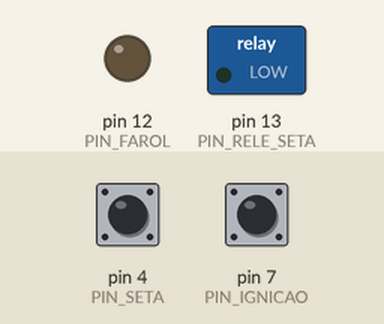
This program was run on a simulated Arduino Uno, built with avr-gcc and run on an emulated ATmega328P. On the bench: switched loads named in the program (green lamp = pin HIGH), output pins drawn as LEDs (lit = HIGH). The test bench sets the inputs (shaded band); at power-on: pin 4 (PIN_SETA) HIGH, pin 7 (PIN_IGNICAO) HIGH.

Above: at 1.2 s.
1.3 s: pin 4 (PIN_SETA) pulled LOW for 0.15 s
At 3.2 s:
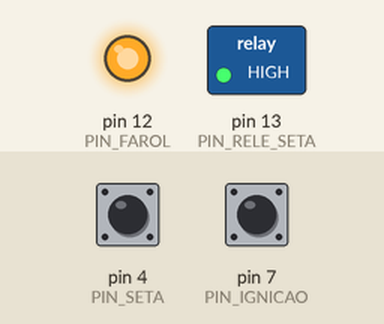
4.4 s: pin 4 (PIN_SETA) pulled LOW for 1 s
At 8.2 s:
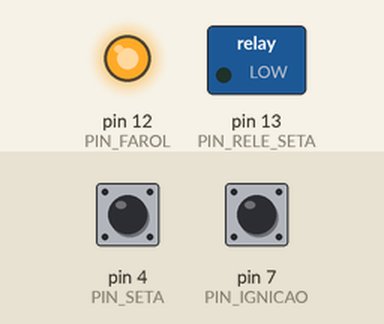
8.4 s: pin 4 (PIN_SETA) pulled LOW for 3.2 s
At 8.8 s:
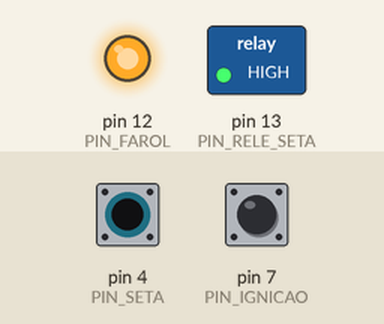
Timing chart, 0 to 51.1 s (numbered marks = the images above; inputs shaded):
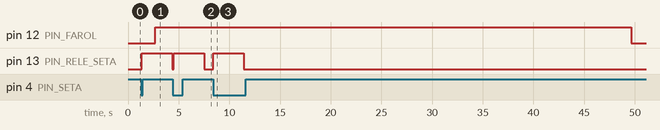

Measured:
- after the input at 1.3 s, pin 12 (PIN_FAROL): LOW → HIGH after 1.4 s; pin 13 (PIN_RELE_SETA): LOW → HIGH after 0.05 s, → LOW 3.0 s later
- after the input at 4.4 s, pin 13 (PIN_RELE_SETA): LOW → HIGH after 0.10 s, → LOW 3.0 s later
- after the input at 8.4 s, pin 12 (PIN_FAROL): HIGH → LOW after 41.3 s instead of 37.5 s; pin 13 (PIN_RELE_SETA): LOW → HIGH at once, → LOW 3.0 s later

The program:

main.cpp
```cpp
#include <Arduino.h>
#ifdef __AVR__
  #include <avr/wdt.h>
  #include <avr/interrupt.h>
#endif

#ifdef ESP32
  #include <WiFi.h>
  #include <WebServer.h>
  #include <EEPROM.h>
  #include "../include/webpage.h"

  // Configurações de WiFi AP
  const char* SSID_AP = "Modulo_Luzes";
  const char* PASSWORD_AP = "12345678";
  WebServer server(80);

  #define EEPROM_SIZE 512
  #define EEPROM_ADDR_CONFIG 0
#endif

/* ===== CONFIGURAÇÃO DE PINOS ===== */
#ifdef __AVR_ATtiny85__
  #define PIN_SETA        0
  #define PIN_IGNICAO     2
  #define PIN_FAROL       1
  #define PIN_RELE_SETA   4
  #define PIN_TRAVA       -1  // Não disponível em ATtiny
  #define USE_WATCHDOG    1
  #define SUPORTA_TRAVA   0
#elif __AVR_ATmega328P__
  #define PIN_SETA        4
  #define PIN_IGNICAO     7
  #define PIN_FAROL       12
  #define PIN_RELE_SETA   13
  #define PIN_TRAVA       -1  // Não disponível em Arduino Uno
  #define USE_WATCHDOG    1
  #define SUPORTA_TRAVA   0
#elif defined(ESP32)
  #define PIN_SETA        13
  #define PIN_IGNICAO     12
  #define PIN_FAROL       14
  #define PIN_RELE_SETA   27
  #define PIN_TRAVA       26  // Pino para detectar trava/destrava
  #define USE_WATCHDOG    0
  #define SUPORTA_TRAVA   1
#endif

/* ===== TIMINGS (ms) - AGORA VARIÁVEIS ===== */
unsigned long JANELA_PISCADA = 1200;
unsigned long TEMPO_FOLLOW_1 = 40000;
unsigned long TEMPO_FOLLOW_2 = 25000;
unsigned long TEMPO_POS_IGNICAO = 10000;
unsigned long TEMPO_MIN_RELE_SETA = 2500;
unsigned long TEMPO_SETA_INATIVA = 3000;
unsigned long TEMPO_DEBOUNCE = 20;
unsigned long TEMPO_LEITURA = 150;
unsigned long TEMPO_LUZ_TRAVA = 3000;   // Tempo que farol fica ligado ao trancar/destrancar

/* ===== OPÇÕES DE FUNCIONALIDADES ===== */
bool ativarLuzTrava = true;            // Ativa/desativa luzes ao trancar/destrancar
bool ativarLuzPosPosChave = true;      // Ativa/desativa luzes ao ligar a chave
bool ativarFollowMe = true;            // Ativa/desativa Follow-Me (piscadas de seta)
bool ativarDrlPosChave = true;         // Ativa/desativa DRL após desligar a chave

/* ===== ESTADO DO SISTEMA ===== */
unsigned long agora = 0;

// Variáveis de debounce para entradas
unsigned long ultimaLeituraIgnicao = 0;
unsigned long ultimaLeituraSeta = 0;
#if SUPORTA_TRAVA
  unsigned long ultimaLeituraTrava = 0;
#endif
bool ignicaoDebounced = false;
bool setaDebounced = false;
#if SUPORTA_TRAVA
  bool travaDebounced = false;
#endif
bool ignicaoAnterior = false;
bool setaAnterior = false;
#if SUPORTA_TRAVA
  bool travaAnterior = false;
#endif

// Controle de farol
bool farolLigado = false;

// Estados do modo DRL (Daytime Running Light - ignição ligada)
bool modoAtivo = false;  // Ignição ligada

// Estados do Follow-Me (ignição desligada)
unsigned long timerFollowMe = 0;
unsigned long tempoFollowMe = 0;
bool followMeAtivo = false;
unsigned long ultimaPiscada = 0;
int contPiscadas = 0;

// Estados pós-ignição (farol mantém aceso após desligar)
unsigned long timerPosIgnicao = 0;
bool posIgnicaoAtivo = false;

// Controle do relé das setas
unsigned long timerReleSeta = 0;
bool releSetaAtivo = false;
unsigned long ultimaAtividadeSeta = 0;

// Estados da trava/destrava (ESP32)
#if SUPORTA_TRAVA
  unsigned long timerLuzTrava = 0;
  bool luzTravaAtiva = false;
#endif

/* ===== FUNÇÕES AUXILIARES ===== */

/**
 * @brief Debounce digital de uma entrada com acumulador temporal
 * Lê a entrada apenas a cada TEMPO_DEBOUNCE milissegundos
 * @param pino: Pino a ler (com INPUT_PULLUP)
 * @param ultimoTempo: Referência ao último tempo de leitura
 * @param estadoAnterior: Estado anterior da entrada
 * @return Estado debounced (invertido para entrada PULLUP)
 */
bool lerEntradaDebounced(uint8_t pino, unsigned long& ultimoTempo, bool estadoAnterior) {
  if (agora - ultimoTempo >= TEMPO_DEBOUNCE) {
    bool estadoAtual = !digitalRead(pino);  // Invertido porque usa PULLUP
    ultimoTempo = agora;
    return estadoAtual;
  }
  return estadoAnterior;
}

/**
 * @brief Liga ou desliga o farol de forma centralizada
 * Evita múltiplas alterações desnecessárias ao pino
 * @param ligar: true para ligar, false para desligar
 */
void controlarFarol(bool ligar) {
  if (ligar && !farolLigado) {
    digitalWrite(PIN_FAROL, HIGH);
    farolLigado = true;
  } else if (!ligar && farolLigado) {
    digitalWrite(PIN_FAROL, LOW);
    farolLigado = false;
  }
}

/**
 * @brief Processa o Follow-Me (acende farol por piscadas de seta com ignição desligada)
 *
 * Funcionamento:
 * - Com ignição desligada, conta piscadas de seta dentro de JANELA_PISCADA
 * - 1 piscada = farol por TEMPO_FOLLOW_1 (40s)
 * - 2+ piscadas = farol por TEMPO_FOLLOW_2 (25s)
 */
void procesarFollowMe() {
  if (modoAtivo || !ativarFollowMe) return;  // Follow-Me desativado ou ignição ligada

  // Detecta piscada (borda de subida na seta)
  if (setaDebounced && !setaAnterior) {
    contPiscadas++;
    ultimaPiscada = agora;
  }

  // Quando a janela de piscadas fecha, ativa o Follow-Me
  if (contPiscadas > 0 && (agora - ultimaPiscada > JANELA_PISCADA)) {

    if (contPiscadas == 1) {
      tempoFollowMe = TEMPO_FOLLOW_1;
    } else {
      tempoFollowMe = TEMPO_FOLLOW_2;
    }

    if (tempoFollowMe > 0) {
      controlarFarol(true);
      followMeAtivo = true;
      timerFollowMe = agora;
    }

    contPiscadas = 0;
  }

  // Desativa Follow-Me após expiração do tempo
  if (followMeAtivo && (agora - timerFollowMe >= tempoFollowMe)) {
    followMeAtivo = false;
    tempoFollowMe = 0;

    // Apaga farol se não houver outro modo ativo
    if (!posIgnicaoAtivo) {
      controlarFarol(false);
    }
  }
}

/**
 * @brief Controla o farol em modo DRL (Daytime Running Light) quando ignição ligada
 */
void processarModoAtivo() {
  if (modoAtivo && ativarLuzPosPosChave) {  // Verifica se DRL está ativado
    controlarFarol(true);
  } else if (modoAtivo && !ativarLuzPosPosChave) {
    // Se DRL desativado, não liga o farol automaticamente
    // mas não força desligar caso outro modo esteja ativo
  }
}

/**
 * @brief Processa o modo pós-ignição (farol mantém aceso um tempo após desligar)
 *
 * Quando a ignição desliga, o farol permanece aceso por TEMPO_POS_IGNICAO
 * Isso facilita saída do veículo em locais com pouca luz
 */
void processarPosiIgnicao() {
  if (posIgnicaoAtivo && ativarDrlPosChave) {  // Verifica se DRL pós-chave está ativo
    controlarFarol(true);

    if (agora - timerPosIgnicao >= TEMPO_POS_IGNICAO) {
      posIgnicaoAtivo = false;

      // Apaga farol se não houver Follow-Me ativo
      if (!followMeAtivo) {
        controlarFarol(false);
      }
    }
  } else if (posIgnicaoAtivo && !ativarDrlPosChave) {
    // Se desativou o DRL pós-chave, apenas reseta a flag
    posIgnicaoAtivo = false;
    if (!followMeAtivo) {
      controlarFarol(false);
    }
  }
}

/**
 * @brief Processa o relé das setas com bloqueio temporal
 *
 * Funcionamento:
 * - Liga o relé ao detectar piscada de seta
 * - Mantém ligado por no mínimo TEMPO_MIN_RELE_SETA
 * - Desliga quando: (tempo_mínimo_ok) E (seta_parada_por_TEMPO_SETA_INATIVA)
 */
void processarReleSeta() {
  // Liga o relé ao detectar piscada
  if (setaDebounced && !setaAnterior) {
    ultimaAtividadeSeta = agora;

    if (!releSetaAtivo) {
      digitalWrite(PIN_RELE_SETA, HIGH);
      releSetaAtivo = true;
      timerReleSeta = agora;
    }
  }

  // Desliga o relé depois de tempo mínimo E seta inativa
  if (releSetaAtivo) {
    bool tempoMinOk = (agora - timerReleSeta) >= TEMPO_MIN_RELE_SETA;
    bool setaParada = (agora - ultimaAtividadeSeta) >= TEMPO_SETA_INATIVA;

    if (tempoMinOk && setaParada) {
      digitalWrite(PIN_RELE_SETA, LOW);
      releSetaAtivo = false;
    }
  }
}

/**
 * @brief Processa mudanças de estado da ignição
 *
 * Detecta bordas (transições):
 * - Ligação: reseta Follow-Me, ativa modo DRL
 * - Desligação: ativa modo pós-ignição
 */
void processarIgnicao() {
  // Detecta ligação da ignição (borda de subida)
  if (ignicaoDebounced && !ignicaoAnterior) {
    modoAtivo = true;
    followMeAtivo = false;
    posIgnicaoAtivo = false;
  }

  // Detecta desligação da ignição (borda de descida)
  if (!ignicaoDebounced && ignicaoAnterior) {
    modoAtivo = false;
    timerPosIgnicao = agora;
    posIgnicaoAtivo = true;
  }
}

/**
 * @brief Processa trava/destrava do veículo (ESP32 apenas)
 * Quando detecta uma transição na entrada de trava, liga farol por TEMPO_LUZ_TRAVA
 */
#if SUPORTA_TRAVA
void processarTrava() {
  if (!ativarLuzTrava) return;  // Funcionalidade desativada

  // Detecta mudança de estado (trava ou destrava)
  if (travaDebounced != travaAnterior) {
    luzTravaAtiva = true;
    timerLuzTrava = agora;
    controlarFarol(true);
  }

  // Desativa a luz após expiração do tempo
  if (luzTravaAtiva && (agora - timerLuzTrava >= TEMPO_LUZ_TRAVA)) {
    luzTravaAtiva = false;

    // Apaga farol se não houver outro modo ativo
    if (!modoAtivo && !followMeAtivo && !posIgnicaoAtivo) {
      controlarFarol(false);
    }
  }
}
#endif

/**
 * @brief Fail-safe final: garante farol desligado se nenhum modo ativo
 * Protege contra bugs de lógica e garante desligamento seguro
 */
void failSafeFarol() {
  // Verifica se modoAtivo realmente deve manter farol ligado
  bool drlAtivo = modoAtivo && ativarLuzPosPosChave;
  bool posIgnicaoValido = posIgnicaoAtivo && ativarDrlPosChave;

  #if SUPORTA_TRAVA
    if (!drlAtivo && !followMeAtivo && !posIgnicaoValido && !luzTravaAtiva) {
      controlarFarol(false);
    }
  #else
    if (!drlAtivo && !followMeAtivo && !posIgnicaoValido) {
      controlarFarol(false);
    }
  #endif
}

/* ===== FUNÇÕES DE CONFIGURAÇÃO (ESP32) ===== */
#ifdef ESP32

/**
 * @brief Estrutura para armazenar configurações na EEPROM
 */
struct Config {
  unsigned long followMe1;
  unsigned long followMe2;
  unsigned long janelaP;
  unsigned long posPosIgnicao;
  unsigned long tempoMinRele;
  unsigned long tempoSetaInativa;
  unsigned long debounce;
  unsigned long leitura;
  unsigned long tempoLuzTrava;
  bool ativarLuzTrava;
  bool ativarLuzPosPosChave;
  bool ativarFollowMe;
  bool ativarDrlPosChave;
  uint32_t checksum;  // Para validação
};

/**
 * @brief Calcula checksum da configuração
 */
uint32_t calcularChecksum(const Config& cfg) {
  uint32_t sum = cfg.followMe1 + cfg.followMe2 + cfg.janelaP +
                 cfg.posPosIgnicao + cfg.tempoMinRele + cfg.tempoSetaInativa +
                 cfg.debounce + cfg.leitura + cfg.tempoLuzTrava +
                 (cfg.ativarLuzTrava ? 1 : 0) + (cfg.ativarLuzPosPosChave ? 1 : 0) +
                 (cfg.ativarFollowMe ? 1 : 0) + (cfg.ativarDrlPosChave ? 1 : 0);
  return sum ^ 0xDEADBEEF;  // XOR com constante para extra validação
}

/**
 * @brief Salva configuração na EEPROM
 */
void salvarConfigEEPROM() {
  Config cfg;
  cfg.followMe1 = TEMPO_FOLLOW_1;
  cfg.followMe2 = TEMPO_FOLLOW_2;
  cfg.janelaP = JANELA_PISCADA;
  cfg.posPosIgnicao = TEMPO_POS_IGNICAO;
  cfg.tempoMinRele = TEMPO_MIN_RELE_SETA;
  cfg.tempoSetaInativa = TEMPO_SETA_INATIVA;
  cfg.debounce = TEMPO_DEBOUNCE;
  cfg.leitura = TEMPO_LEITURA;
  cfg.tempoLuzTrava = TEMPO_LUZ_TRAVA;
  cfg.ativarLuzTrava = ativarLuzTrava;
  cfg.ativarLuzPosPosChave = ativarLuzPosPosChave;
  cfg.ativarFollowMe = ativarFollowMe;
  cfg.ativarDrlPosChave = ativarDrlPosChave;
  cfg.checksum = calcularChecksum(cfg);

  EEPROM.writeBytes(EEPROM_ADDR_CONFIG, (uint8_t*)&cfg, sizeof(cfg));
  EEPROM.commit();
}

/**
 * @brief Carrega configuração da EEPROM
 */
void carregarConfigEEPROM() {
  Config cfg;
  EEPROM.readBytes(EEPROM_ADDR_CONFIG, (uint8_t*)&cfg, sizeof(cfg));

  // Valida checksum
  if (calcularChecksum(cfg) == cfg.checksum) {
    TEMPO_FOLLOW_1 = cfg.followMe1;
    TEMPO_FOLLOW_2 = cfg.followMe2;
    JANELA_PISCADA = cfg.janelaP;
    TEMPO_POS_IGNICAO = cfg.posPosIgnicao;
    TEMPO_MIN_RELE_SETA = cfg.tempoMinRele;
    TEMPO_SETA_INATIVA = cfg.tempoSetaInativa;
    TEMPO_DEBOUNCE = cfg.debounce;
    TEMPO_LEITURA = cfg.leitura;
    TEMPO_LUZ_TRAVA = cfg.tempoLuzTrava;
    ativarLuzTrava = cfg.ativarLuzTrava;
    ativarLuzPosPosChave = cfg.ativarLuzPosPosChave;
    ativarFollowMe = cfg.ativarFollowMe;
    ativarDrlPosChave = cfg.ativarDrlPosChave;
  }
}

/**
 * @brief Handler: Retorna página HTML
 */
void handleRoot() {
  server.send_P(200, "text/html", HTML_PAGE);
}

/**
 * @brief Handler: Retorna configurações atuais em JSON
 */
void handleGetConfig() {
  String json = "{";
  json += "\"followMe1\":" + String(TEMPO_FOLLOW_1) + ",";
  json += "\"followMe2\":" + String(TEMPO_FOLLOW_2) + ",";
  json += "\"janelaP\":" + String(JANELA_PISCADA) + ",";
  json += "\"posPosIgnicao\":" + String(TEMPO_POS_IGNICAO) + ",";
  json += "\"tempoMinRele\":" + String(TEMPO_MIN_RELE_SETA) + ",";
  json += "\"tempoSetaInativa\":" + String(TEMPO_SETA_INATIVA) + ",";
  json += "\"debounce\":" + String(TEMPO_DEBOUNCE) + ",";
  json += "\"leitura\":" + String(TEMPO_LEITURA) + ",";
  json += "\"tempoLuzTrava\":" + String(TEMPO_LUZ_TRAVA) + ",";
  json += "\"ativarLuzTrava\":" + String(ativarLuzTrava ? "true" : "false") + ",";
  json += "\"ativarLuzPosPosChave\":" + String(ativarLuzPosPosChave ? "true" : "false") + ",";
  json += "\"ativarFollowMe\":" + String(ativarFollowMe ? "true" : "false") + ",";
  json += "\"ativarDrlPosChave\":" + String(ativarDrlPosChave ? "true" : "false");
  json += "}";

  server.send(200, "application/json", json);
}

/**
 * @brief Parse de valor JSON simples - FORWARD DECLARATION
 */
String getValue(String data, String key);

/**
 * @brief Handler: Salva novas configurações
 */
void handleSetConfig() {
  if (server.method() == HTTP_POST) {
    if (server.hasArg("plain")) {
      String body = server.arg("plain");

      // Parse JSON simples (sem biblioteca externa)
      if (body.indexOf("followMe1") != -1) {
        TEMPO_FOLLOW_1 = getValue(body, "followMe1").toInt();
        TEMPO_FOLLOW_2 = getValue(body, "followMe2").toInt();
        JANELA_PISCADA = getValue(body, "janelaP").toInt();
        TEMPO_POS_IGNICAO = getValue(body, "posPosIgnicao").toInt();
        TEMPO_MIN_RELE_SETA = getValue(body, "tempoMinRele").toInt();
        TEMPO_SETA_INATIVA = getValue(body, "tempoSetaInativa").toInt();
        TEMPO_DEBOUNCE = getValue(body, "debounce").toInt();
        TEMPO_LEITURA = getValue(body, "leitura").toInt();
        TEMPO_LUZ_TRAVA = getValue(body, "tempoLuzTrava").toInt();
        ativarLuzTrava = getValue(body, "ativarLuzTrava") == "true";
        ativarLuzPosPosChave = getValue(body, "ativarLuzPosPosChave") == "true";
        ativarFollowMe = getValue(body, "ativarFollowMe") == "true";
        ativarDrlPosChave = getValue(body, "ativarDrlPosChave") == "true";

        salvarConfigEEPROM();

        String response = "{\"success\":true,\"message\":\"Configurações salvas com sucesso\"}";
        server.send(200, "application/json", response);
        return;
      }
    }
  }

  String response = "{\"success\":false,\"error\":\"Requisição inválida\"}";
  server.send(400, "application/json", response);
}

/**
 * @brief Handler: Retorna status do dispositivo
 */
void handleStatus() {
  String json = "{";
  json += "\"ssid\":\"" + String(SSID_AP) + "\",";
  json += "\"ip\":\"" + WiFi.softAPIP().toString() + "\",";
  json += "\"modoAtivo\":" + String(modoAtivo ? "true" : "false") + ",";
  json += "\"farolLigado\":" + String(farolLigado ? "true" : "false");
  json += "}";

  server.send(200, "application/json", json);
}

/**
 * @brief Parse de valor JSON simples
 */
String getValue(String data, String key) {
  int keyPos = data.indexOf(key);
  if (keyPos == -1) return "";

  int colonPos = data.indexOf(":", keyPos);
  if (colonPos == -1) return "";

  int commaPos = data.indexOf(",", colonPos);
  if (commaPos == -1) commaPos = data.indexOf("}", colonPos);

  String value = data.substring(colonPos + 1, commaPos);
  value.trim();

  // Remove aspas se existirem
  if (value.startsWith("\"")) value = value.substring(1);
  if (value.endsWith("\"")) value = value.substring(0, value.length() - 1);

  return value;
}

/**
 * @brief Inicializa servidor web
 */
void iniciarServidorWeb() {
  // Configurar WiFi em modo AP
  WiFi.softAP(SSID_AP, PASSWORD_AP);

  // Rotas do servidor
  server.on("/", HTTP_GET, handleRoot);
  server.on("/api/config", HTTP_GET, handleGetConfig);
  server.on("/api/config", HTTP_POST, handleSetConfig);
  server.on("/api/status", HTTP_GET, handleStatus);

  // Inicia servidor
  server.begin();
}

#endif

/* ===== SETUP ===== */
void setup() {
  #ifdef __AVR__
    cli();               // Desabilita interrupções globais
    wdt_reset();
    wdt_disable();       // Garante WDT desligado no boot
  #endif

  // Configuração dos pinos
  pinMode(PIN_SETA, INPUT_PULLUP);
  pinMode(PIN_IGNICAO, INPUT_PULLUP);
  pinMode(PIN_FAROL, OUTPUT);
  pinMode(PIN_RELE_SETA, OUTPUT);

  #if SUPORTA_TRAVA
    pinMode(PIN_TRAVA, INPUT_PULLUP);
  #endif

  // Inicializa saídas desligadas
  digitalWrite(PIN_FAROL, LOW);
  digitalWrite(PIN_RELE_SETA, LOW);

  #if USE_WATCHDOG
    // Ativa watchdog com timeout de 1 segundo (apenas AVR)
    wdt_enable(WDTO_1S);
  #endif

  #ifdef ESP32
    // Inicializa EEPROM e carrega configurações
    EEPROM.begin(EEPROM_SIZE);
    carregarConfigEEPROM();

    // Inicia servidor web
    iniciarServidorWeb();
  #endif

  #ifdef __AVR__
    sei();               // Reabilita interrupções globais
  #endif
}

/* ===== LOOP PRINCIPAL ===== */
void loop() {
  // Lê timer do sistema
  delay(TEMPO_LEITURA);

  #if USE_WATCHDOG
    wdt_reset();         // Alimenta o watchdog (apenas AVR)
  #endif

  #ifdef ESP32
    server.handleClient();  // Processa requisições HTTP
  #endif

  agora = millis();

  // Lê entradas com debounce
  ignicaoDebounced = lerEntradaDebounced(PIN_IGNICAO, ultimaLeituraIgnicao, ignicaoAnterior);
  setaDebounced = lerEntradaDebounced(PIN_SETA, ultimaLeituraSeta, setaAnterior);

  #if SUPORTA_TRAVA
    travaDebounced = lerEntradaDebounced(PIN_TRAVA, ultimaLeituraTrava, travaAnterior);
  #endif

  // Processa lógica de cada subsistema
  processarIgnicao();      // Detecta mudanças de ignição
  processarModoAtivo();    // DRL quando ignição ligada
  processarPosiIgnicao();  // Farol após desligar ignição
  procesarFollowMe();      // Follow-Me com piscadas de seta
  processarReleSeta();     // Controle do relé das setas

  #if SUPORTA_TRAVA
    processarTrava();      // Controle de trava/destrava
  #endif

  // Fail-safe: garante desligamento seguro
  failSafeFarol();

  // Atualiza estado anterior das entradas (para detectar bordas no próximo ciclo)
  ignicaoAnterior = ignicaoDebounced;
  setaAnterior = setaDebounced;

  #if SUPORTA_TRAVA
    travaAnterior = travaDebounced;
  #endif
}
```
